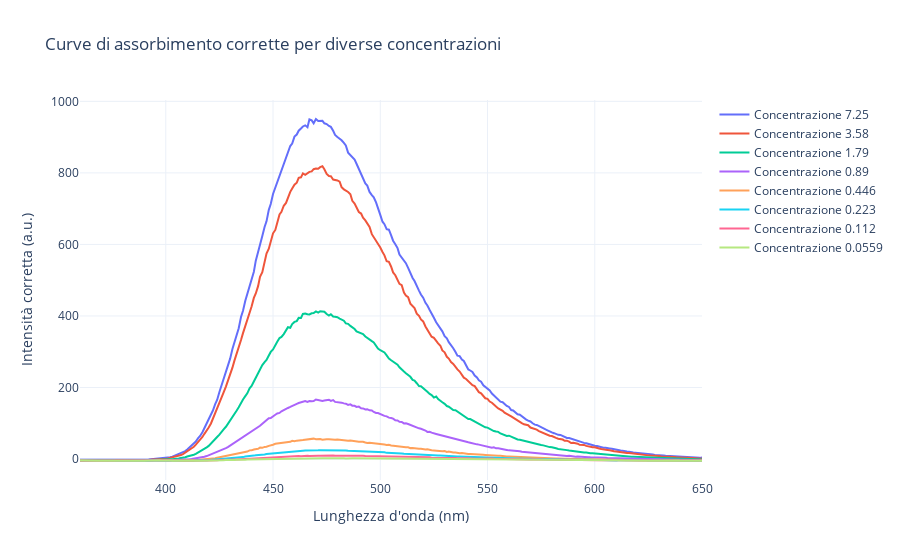

Notebook source saved alongside this figure:
### Code cell
# Accoppio le code e creo un dataframe con i dati aggiornati
minimi = np.array([df_corrected_no_fondo.iloc[:, col].min() for col in range(df_corrected_no_fondo.shape[1])])
min_minimo = min(minimi)
offset = minimi - min_minimo  # Calculate the offset for each column
print("Offset:", offset)
for idx, col in enumerate(df_corrected_no_fondo.columns):
    df_corrected_no_fondo[col] = df_corrected_no_fondo[col] - offset[idx]

# Ensure the number of columns in df_corrected_no_fondo matches the number of labels
if df_corrected_no_fondo.shape[1] != len(labels[:-1]):
    print(f"Adjusting the number of labels to match the columns in df_corrected_no_fondo.")
    labels = labels[:df_corrected_no_fondo.shape[1]]  # Adjust labels to match the number of columns

# Crea una tabella Pandas con i valori corretti
df_corrected_table = pd.DataFrame(df_corrected_no_fondo.values, columns=labels)  # Use adjusted labels
display(df_corrected_table)

fig = go.Figure()

# Aggiungi le tracce per ogni colonna del dataframe corretto
for col, label in zip(df_corrected_table.columns, labels[:-1]):  # Exclude the last label as it corresponds to the background
    fig.add_trace(go.Scatter(x=wavelengths[0], y=df_corrected_table[col], mode='lines', name=f'Concentrazione {label}'))

# Aggiungi titolo e etichette degli assi
fig.update_layout(
    title='Curve di assorbimento corrette per diverse concentrazioni',
    xaxis_title='Lunghezza d\'onda (nm)',
    yaxis_title='Intensità corretta (a.u.)',
    template='plotly_white'
)

# Mostra il grafico
fig.show()

### Figure 1 — Plotly figure (JSON) as saved in the notebook; plotly's stock layout.template omitted (floating-point values rounded to 4 significant figures; data arrays with more than 128 entries replaced by an {"elided": "..."} marker saying what was removed)
{"data": [{"mode": "lines", "name": "Concentrazione 7.25", "type": "scatter", "x": {"elided": "291 float values"}, "y": {"elided": "291 float values"}}, {"mode": "lines", "name": "Concentrazione 3.58", "type": "scatter", "x": {"elided": "291 float values"}, "y": {"elided": "291 float values"}}, {"mode": "lines", "name": "Concentrazione 1.79", "type": "scatter", "x": {"elided": "291 float values"}, "y": {"elided": "291 float values"}}, {"mode": "lines", "name": "Concentrazione 0.89", "type": "scatter", "x": {"elided": "291 float values"}, "y": {"elided": "291 float values"}}, {"mode": "lines", "name": "Concentrazione 0.446", "type": "scatter", "x": {"elided": "291 float values"}, "y": {"elided": "291 float values"}}, {"mode": "lines", "name": "Concentrazione 0.223", "type": "scatter", "x": {"elided": "291 float values"}, "y": {"elided": "291 float values"}}, {"mode": "lines", "name": "Concentrazione 0.112", "type": "scatter", "x": {"elided": "291 float values"}, "y": {"elided": "291 float values"}}, {"mode": "lines", "name": "Concentrazione 0.0559", "type": "scatter", "x": {"elided": "291 float values"}, "y": {"elided": "291 float values"}}], "layout": {"autosize": true, "title": {"text": "Curve di assorbimento corrette per diverse concentrazioni"}, "xaxis": {"autorange": true, "range": [360, 650], "title": {"text": "Lunghezza d'onda (nm)"}, "type": "linear"}, "yaxis": {"autorange": true, "range": [-58.73, 1004.0], "title": {"text": "Intensità corretta (a.u.)"}, "type": "linear"}}}
